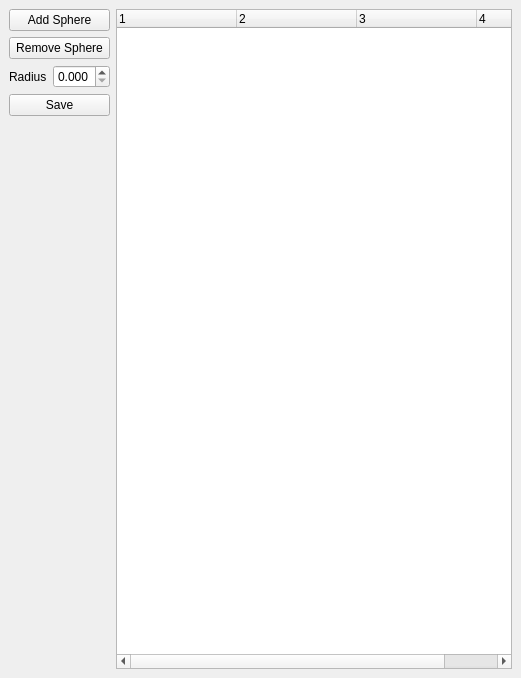
<?xml version="1.0" encoding="UTF-8"?>
<ui version="4.0">
 <class>MainWindow</class>
 <widget class="QMainWindow" name="MainWindow">
  <property name="geometry">
   <rect>
    <x>0</x>
    <y>0</y>
    <width>521</width>
    <height>678</height>
   </rect>
  </property>
  <property name="windowTitle">
   <string>MainWindow</string>
  </property>
  <widget class="QWidget" name="centralwidget">
   <layout class="QHBoxLayout" name="horizontalLayout">
    <item>
     <layout class="QVBoxLayout" name="left_layout">
      <item>
       <widget class="QPushButton" name="add_button">
        <property name="text">
         <string>Add Sphere</string>
        </property>
       </widget>
      </item>
      <item>
       <widget class="QPushButton" name="remove_button">
        <property name="text">
         <string>Remove Sphere</string>
        </property>
       </widget>
      </item>
      <item>
       <layout class="QHBoxLayout" name="horizontalLayout_3">
        <item>
         <widget class="QLabel" name="radius_label">
          <property name="text">
           <string>Radius</string>
          </property>
         </widget>
        </item>
        <item>
         <widget class="QDoubleSpinBox" name="radius_spinbox">
          <property name="decimals">
           <number>3</number>
          </property>
          <property name="maximum">
           <double>1.000000000000000</double>
          </property>
          <property name="singleStep">
           <double>0.001000000000000</double>
          </property>
          <property name="stepType">
           <enum>QAbstractSpinBox::DefaultStepType</enum>
          </property>
         </widget>
        </item>
       </layout>
      </item>
      <item>
       <widget class="QPushButton" name="save_button">
        <property name="text">
         <string>Save</string>
        </property>
       </widget>
      </item>
      <item>
       <spacer name="verticalSpacer">
        <property name="orientation">
         <enum>Qt::Vertical</enum>
        </property>
        <property name="sizeHint" stdset="0">
         <size>
          <width>20</width>
          <height>40</height>
         </size>
        </property>
       </spacer>
      </item>
     </layout>
    </item>
    <item>
     <widget class="QTreeWidget" name="spheres_tree">
      <property name="columnCount">
       <number>4</number>
      </property>
      <attribute name="headerVisible">
       <bool>true</bool>
      </attribute>
      <attribute name="headerCascadingSectionResizes">
       <bool>true</bool>
      </attribute>
      <attribute name="headerDefaultSectionSize">
       <number>120</number>
      </attribute>
      <attribute name="headerStretchLastSection">
       <bool>false</bool>
      </attribute>
      <column>
       <property name="text">
        <string notr="true">1</string>
       </property>
      </column>
      <column>
       <property name="text">
        <string notr="true">2</string>
       </property>
      </column>
      <column>
       <property name="text">
        <string notr="true">3</string>
       </property>
      </column>
      <column>
       <property name="text">
        <string notr="true">4</string>
       </property>
      </column>
     </widget>
    </item>
   </layout>
  </widget>
 </widget>
 <resources/>
 <connections/>
</ui>
